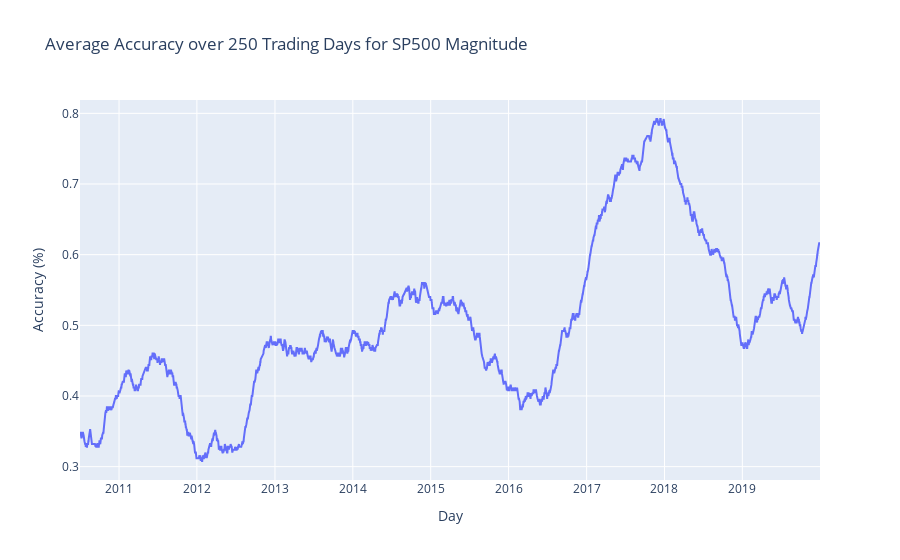
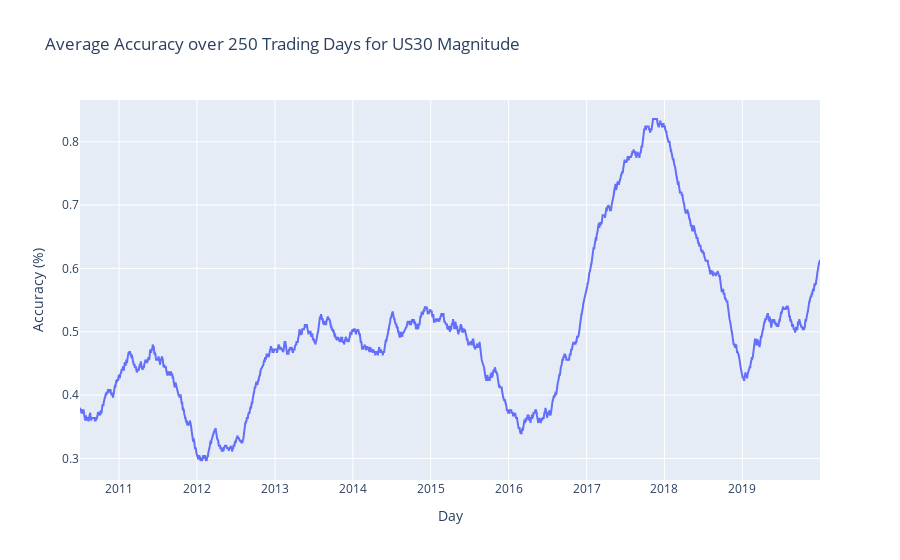
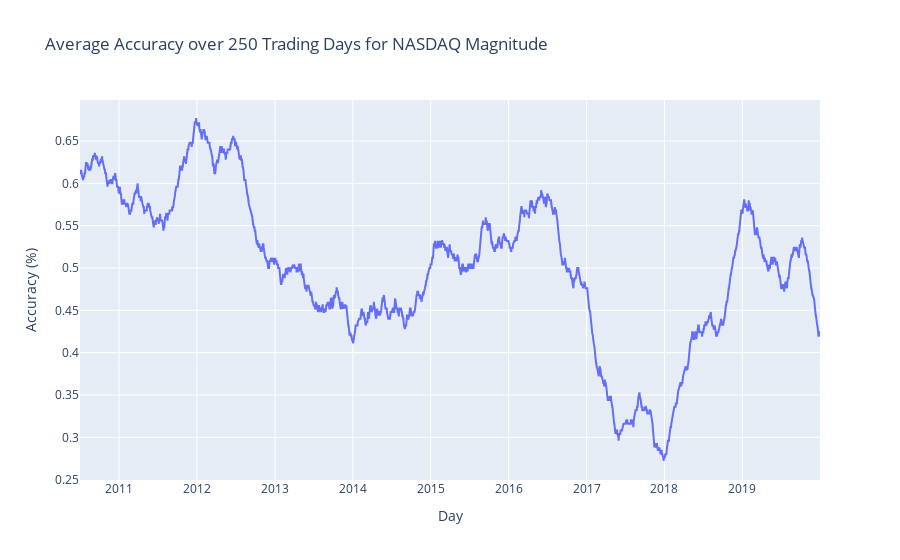
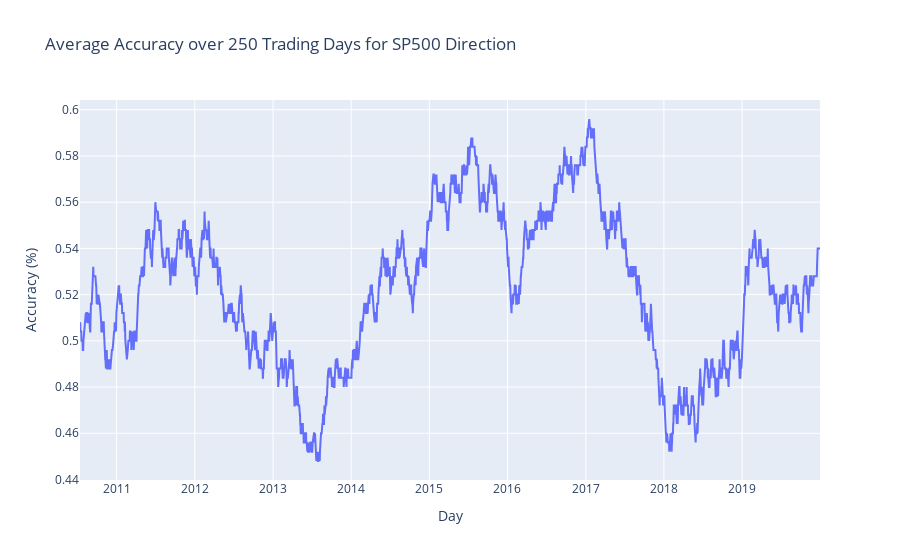

Here is the notebook cell these charts were saved with, in order:
### Code cell
def plot_accuracy(dates_mag, accuracies, name, l):
    fig1 = make_subplots(rows=1, cols=1, specs=[[{'type':'xy'}]])
    
    fig1.add_trace(go.Scatter(x=dates, y=accuracies, mode="lines"), row=1, col=1)
    
    fig1.update_layout(
        title = f'Average Accuracy over {l} Trading Days for {name}', 
        xaxis1 = dict(title_text = 'Day'),
        yaxis1 = dict(title_text = 'Accuracy (%)')
    )
    fig1.write_image(f"Plots/Modelling/Accuracy Over Time {name}.png")
    fig1.show()
    
def plot_accuracy2(dates1, accs1, dates2, accs2, name, l):
    fig1 = make_subplots(rows=1, cols=1, specs=[[{'type':'xy'}]])
    
    fig1.add_trace(go.Scatter(x=dates1, y=accs1, mode="lines", name="Direction"), row=1, col=1)
    fig1.add_trace(go.Scatter(x=dates2, y=accs2, mode="lines", name="Magnitude"), row=1, col=1)
    
    fig1.update_layout(
        title = f'Average Accuracy over {l} Trading Days for {name}', 
        xaxis1 = dict(title_text = 'Day'),
        yaxis1 = dict(title_text = 'Accuracy (%)')
    )
    fig1.write_image(f"Plots/Modelling/Accuracy Over Time {name}.png")
    fig1.show()

accuracies_dict = {}
dates_dict = {}

for l in [250]:
    for d in data:
        if d[-4:] == "_mag":
            name = d[:-4] + " Magnitude"
        else:
            name = d[:-4] + " Direction"
        accuracies = []
        dates = []
        current_preds = []
        current_labels = []
        for i, row in data[d].iterrows():
            current_labels.append(row['label'])
            current_preds.append(row['pred'])
            
            if len(current_preds) >= l:
                accuracies.append(accuracy(current_labels, current_preds))
                dates.append(row['Date'])
                current_preds.pop(0)
                current_labels.pop(0)
        plot_accuracy(dates, accuracies, name, l)
        accuracies_dict[name] = accuracies
        dates_dict[name] = dates

instruments = ['SP500', 'US30', 'NASDAQ']
for instrument in instruments:
    accs_mag = accuracies_dict[instrument + " Magnitude"]
    accs_dir = accuracies_dict[instrument + " Direction"]
    dates_mag = dates_dict[instrument + " Magnitude"]
    dates_dir = dates_dict[instrument + " Direction"]
    
    plot_accuracy2(dates_dir, accs_dir, dates_mag, accs_mag, instrument, l)

### Figure 1 — Plotly figure (JSON) as saved in the notebook; plotly's stock layout.template omitted (floating-point values rounded to 4 significant figures; data arrays with more than 128 entries replaced by an {"elided": "..."} marker saying what was removed)
{"data": [{"mode": "lines", "type": "scatter", "x": {"elided": "2391 str values"}, "xaxis": "x", "y": {"elided": "2391 float values"}, "yaxis": "y"}], "layout": {"title": {"text": "Average Accuracy over 250 Trading Days for SP500 Magnitude"}, "xaxis": {"anchor": "y", "domain": [0, 1], "title": {"text": "Day"}}, "yaxis": {"anchor": "x", "domain": [0, 1], "title": {"text": "Accuracy (%)"}}}}

### Figure 2 — Plotly figure (JSON) as saved in the notebook; plotly's stock layout.template omitted (floating-point values rounded to 4 significant figures; data arrays with more than 128 entries replaced by an {"elided": "..."} marker saying what was removed)
{"data": [{"mode": "lines", "type": "scatter", "x": {"elided": "2391 str values"}, "xaxis": "x", "y": {"elided": "2391 float values"}, "yaxis": "y"}], "layout": {"title": {"text": "Average Accuracy over 250 Trading Days for US30 Magnitude"}, "xaxis": {"anchor": "y", "domain": [0, 1], "title": {"text": "Day"}}, "yaxis": {"anchor": "x", "domain": [0, 1], "title": {"text": "Accuracy (%)"}}}}

### Figure 3 — Plotly figure (JSON) as saved in the notebook; plotly's stock layout.template omitted (floating-point values rounded to 4 significant figures; data arrays with more than 128 entries replaced by an {"elided": "..."} marker saying what was removed)
{"data": [{"mode": "lines", "type": "scatter", "x": {"elided": "2391 str values"}, "xaxis": "x", "y": {"elided": "2391 float values"}, "yaxis": "y"}], "layout": {"title": {"text": "Average Accuracy over 250 Trading Days for NASDAQ Magnitude"}, "xaxis": {"anchor": "y", "domain": [0, 1], "title": {"text": "Day"}}, "yaxis": {"anchor": "x", "domain": [0, 1], "title": {"text": "Accuracy (%)"}}}}

### Figure 4 — Plotly figure (JSON) as saved in the notebook; plotly's stock layout.template omitted (floating-point values rounded to 4 significant figures; data arrays with more than 128 entries replaced by an {"elided": "..."} marker saying what was removed)
{"data": [{"mode": "lines", "type": "scatter", "x": {"elided": "2384 str values"}, "xaxis": "x", "y": {"elided": "2384 float values"}, "yaxis": "y"}], "layout": {"title": {"text": "Average Accuracy over 250 Trading Days for SP500 Direction"}, "xaxis": {"anchor": "y", "domain": [0, 1], "title": {"text": "Day"}}, "yaxis": {"anchor": "x", "domain": [0, 1], "title": {"text": "Accuracy (%)"}}}}
